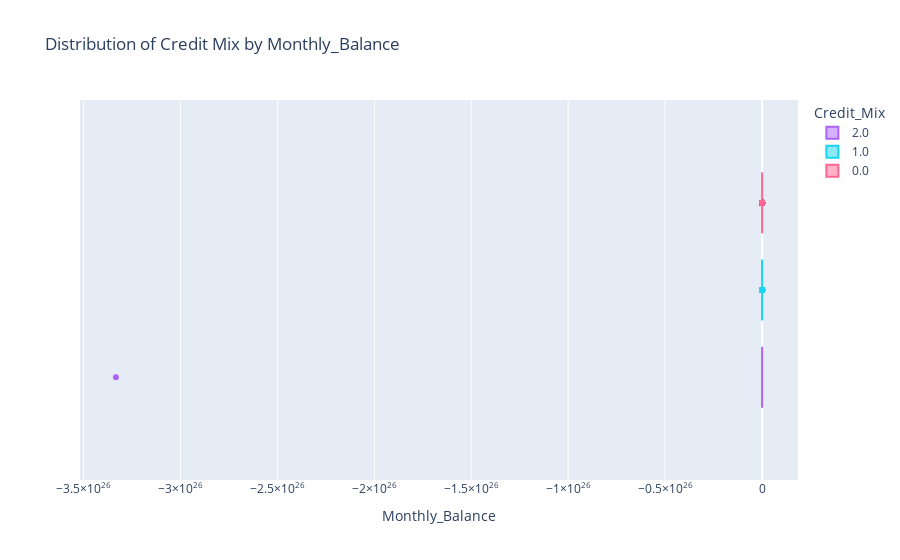

This figure's notebook cell:
### Code cell
data = pd.DataFrame(data)

# Create the box plot
fig = px.box(data, x='Monthly_Balance', color='Credit_Mix', title='Distribution of Credit Mix by Monthly_Balance',
             color_discrete_map={'Bad':'green',
                                  'Standard' :'red',
                                  'Good': 'blue' })

fig.show()

### Figure 1 — Plotly figure (JSON) as saved in the notebook; plotly's stock layout.template omitted (floating-point values rounded to 4 significant figures; data arrays with more than 128 entries replaced by an {"elided": "..."} marker saying what was removed)
{"data": [{"alignmentgroup": "True", "hovertemplate": "Credit_Mix=2.0<br>Monthly_Balance=%{x}<extra></extra>", "legendgroup": "2.0", "marker": {"color": "#ab63fa"}, "name": "2.0", "notched": false, "offsetgroup": "2.0", "orientation": "h", "showlegend": true, "type": "box", "x": {"elided": "5802 float values"}, "x0": " ", "xaxis": "x", "y0": " ", "yaxis": "y"}, {"alignmentgroup": "True", "hovertemplate": "Credit_Mix=1.0<br>Monthly_Balance=%{x}<extra></extra>", "legendgroup": "1.0", "marker": {"color": "#19d3f3"}, "name": "1.0", "notched": false, "offsetgroup": "1.0", "orientation": "h", "showlegend": true, "type": "box", "x": {"elided": "9757 float values"}, "x0": " ", "xaxis": "x", "y0": " ", "yaxis": "y"}, {"alignmentgroup": "True", "hovertemplate": "Credit_Mix=0.0<br>Monthly_Balance=%{x}<extra></extra>", "legendgroup": "0.0", "marker": {"color": "#FF6692"}, "name": "0.0", "notched": false, "offsetgroup": "0.0", "orientation": "h", "showlegend": true, "type": "box", "x": {"elided": "5654 float values"}, "x0": " ", "xaxis": "x", "y0": " ", "yaxis": "y"}], "layout": {"boxmode": "group", "legend": {"title": {"text": "Credit_Mix"}, "tracegroupgap": 0}, "title": {"text": "Distribution of Credit Mix by Monthly_Balance"}, "xaxis": {"anchor": "y", "domain": [0, 1], "title": {"text": "Monthly_Balance"}}, "yaxis": {"anchor": "x", "domain": [0, 1]}}}
